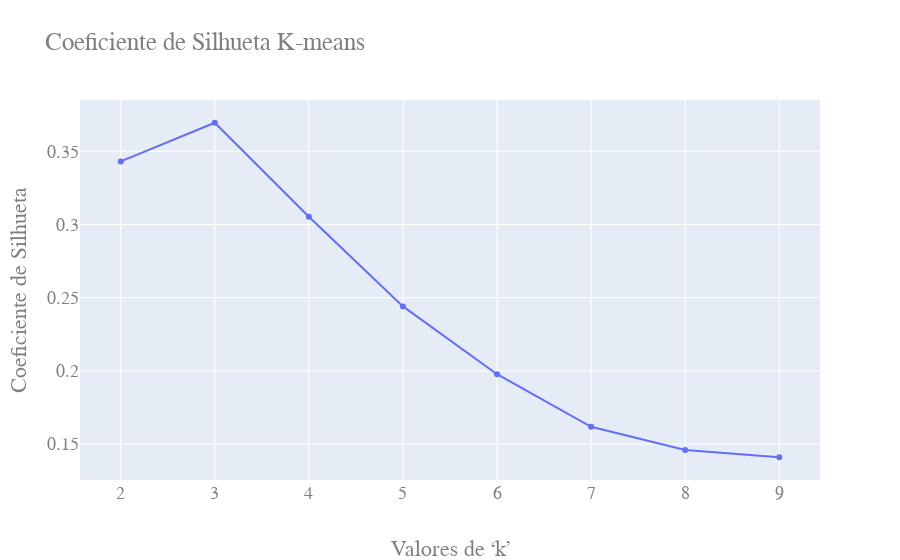

The cell this chart's notebook holds for it:
### Code cell
fig =go.Figure()
fig.add_trace(go.Scatter(x = faixa_n_clusters, y = valores_silhueta))
fig.update_layout(
    title="Coeficiente de Silhueta K-means",
    xaxis_title="Valores de ‘k’ ",
    yaxis_title="Coeficiente de Silhueta",
    font=dict(
        family="Courier New, monospace",
        size=18,
        color="#7f7f7f"
    )
)
fig.show()

### Figure 1 — Plotly figure (JSON) as saved in the notebook; plotly's stock layout.template omitted (floating-point values rounded to 4 significant figures)
{"data": [{"type": "scatter", "x": [2, 3, 4, 5, 6, 7, 8, 9], "y": [0.3431, 0.3695, 0.3053, 0.244, 0.1977, 0.1618, 0.1459, 0.141]}], "layout": {"font": {"color": "#7f7f7f", "family": "Courier New, monospace", "size": 18}, "title": {"text": "Coeficiente de Silhueta K-means"}, "xaxis": {"title": {"text": "Valores de ‘k’ "}}, "yaxis": {"title": {"text": "Coeficiente de Silhueta"}}}}
